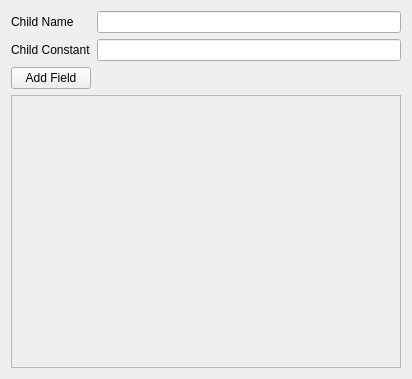
<?xml version="1.0" encoding="UTF-8"?>
<ui version="4.0">
 <class>Form</class>
 <widget class="QWidget" name="Form">
  <property name="geometry">
   <rect>
    <x>0</x>
    <y>0</y>
    <width>412</width>
    <height>379</height>
   </rect>
  </property>
  <property name="windowTitle">
   <string>Form</string>
  </property>
  <layout class="QGridLayout" name="gridLayout">
   <item row="0" column="0">
    <widget class="QLabel" name="label">
     <property name="text">
      <string>Child Name</string>
     </property>
    </widget>
   </item>
   <item row="0" column="1">
    <widget class="QLineEdit" name="table_name"/>
   </item>
   <item row="1" column="0">
    <widget class="QLabel" name="label_2">
     <property name="text">
      <string>Child Constant</string>
     </property>
    </widget>
   </item>
   <item row="1" column="1">
    <widget class="QLineEdit" name="table_constant"/>
   </item>
   <item row="2" column="0">
    <widget class="QPushButton" name="add_field_btn">
     <property name="text">
      <string>Add Field</string>
     </property>
    </widget>
   </item>
   <item row="3" column="0" colspan="2">
    <widget class="QScrollArea" name="scrollArea">
     <property name="widgetResizable">
      <bool>true</bool>
     </property>
     <widget class="QWidget" name="scrollAreaWidgetContents">
      <property name="geometry">
       <rect>
        <x>0</x>
        <y>0</y>
        <width>392</width>
        <height>278</height>
       </rect>
      </property>
     </widget>
    </widget>
   </item>
  </layout>
 </widget>
 <resources/>
 <connections/>
</ui>
